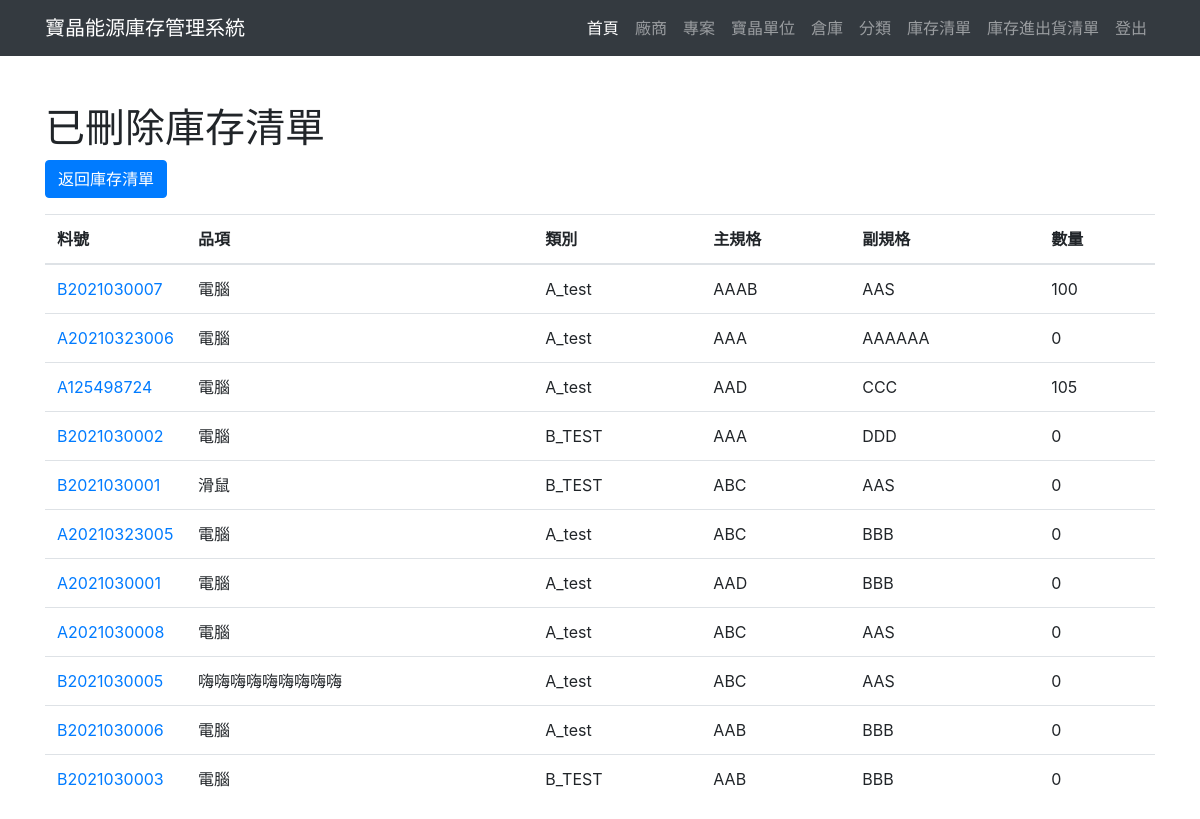
The page /stock/item/list_del/ (signed in) on the database its author committed.
### stock/models.py (models this page shows, shortened)
class Item(models.Model):
    item_sn = models.CharField(max_length=12, unique=True)
    item_cate = models.ForeignKey(
        Category,
        on_delete=models.PROTECT,
        related_name='item_cate',
    )
    item_name = models.CharField(max_length=100)
    item_specmain = models.CharField(max_length=100)
    item_specsub = models.CharField(max_length=100, null=True, blank=True)
    item_cnt = models.IntegerField(default=0)
    item_isvalid = models.BooleanField(default=True)
    item_remark = models.CharField(max_length=200, null=True, blank=True)
    item_addtime = models.DateTimeField(auto_now_add=True)
    item_updatetime = models.DateTimeField(auto_now=True)

class Category(models.Model):
    cate_en = models.CharField(max_length=1, unique=True)
    cate_name = models.CharField(max_length=20)
    def __str__(self):
        return self.cate_en + "_" + self.cate_name

### stock/views.py (the view)
# urls.py: path('item/list_del/', views.item_list_del, name='Item_list_del'),
@login_required
def item_list_del(request):
    template = loader.get_template('item/list_delete.html')
    item_list = Item.objects.filter(item_isvalid=False).order_by("-item_updatetime")
    context = {
        'item_list': item_list,
    }
    return HttpResponse(template.render(context, request))

### warehouse/templates/item/list_delete.html (shortened to what this page needs)
{% extends 'frame/base.html' %}
{% block content %}
<div class="container">
    <div class="row">
        <div class="col-sm-12">
            <h1 class="mt-5">已刪除庫存清單</h1>
            <div class="mb-3">
                <a href="../" class="btn btn-primary">返回庫存清單</a>
            </div>
        </div>
    </div>
    <div class="row">
        <div class="col-sm-12">
            <div class="table-responsive-sm">
                <div class="table">
                    <table class="table table-hover">
                        <thead>
                            <tr>
                                <th scope="col" style="width:6em">料號</th>
                                <th scope="col">品項</th>
                                <th scope="col">類別</th>
                                <th scope="col">主規格</th>
                                <th scope="col">副規格</th>
                                <th scope="col">數量</th>
                            </tr>
                        </thead>
                        <tbody>
                        {% if item_list %}
                            {% for item in item_list %}
                                <tr>
                                    <td><a href="{% url 'Item_detail' item.id %}">{{ item.item_sn }}</a></td>
                                    <td>{{ item.item_name }}</td>
                                    <td>{{ item.item_cate }}</td>
                                    <td>{{ item.item_specmain }}</td>
                                    <td>{{ item.item_specsub }}</td>
                                    <td>{{ item.item_cnt }}</td>
                                </tr>
                            {% endfor %}
                        {% else %}
                            <tr>
                                <td colspan="7"> 目前沒有資料！ </td>
                            </tr>
                        {% endif %}
                        </tbody>
                    </table>
                </div>
            </div>
        </div>
    </div>
</div>
{% endblock %}

### rows shown on the page
Item: item_sn "B2021030007", item_name "電腦", item_cate "A_test", item_specmain "AAAB", item_specsub "AAS", item_cnt "100"
Item: item_sn "A20210323006", item_name "電腦", item_cate "A_test", item_specmain "AAA", item_specsub "AAAAAA", item_cnt "0"
Item: item_sn "A125498724", item_name "電腦", item_cate "A_test", item_specmain "AAD", item_specsub "CCC", item_cnt "105"
Item: item_sn "B2021030002", item_name "電腦", item_cate "B_TEST", item_specmain "AAA", item_specsub "DDD", item_cnt "0"
Item: item_sn "B2021030001", item_name "滑鼠", item_cate "B_TEST", item_specmain "ABC", item_specsub "AAS", item_cnt "0"
Item: item_sn "A20210323005", item_name "電腦", item_cate "A_test", item_specmain "ABC", item_specsub "BBB", item_cnt "0"
Item: item_sn "A2021030001", item_name "電腦", item_cate "A_test", item_specmain "AAD", item_specsub "BBB", item_cnt "0"
Item: item_sn "A2021030008", item_name "電腦", item_cate "A_test", item_specmain "ABC", item_specsub "AAS", item_cnt "0"
Item: item_sn "B2021030005", item_name "嗨嗨嗨嗨嗨嗨嗨嗨嗨", item_cate "A_test", item_specmain "ABC", item_specsub "AAS", item_cnt "0"
Item: item_sn "B2021030006", item_name "電腦", item_cate "A_test", item_specmain "AAB", item_specsub "BBB", item_cnt "0"
Item: item_sn "B2021030003", item_name "電腦", item_cate "B_TEST", item_specmain "AAB", item_specsub "BBB", item_cnt "0"
